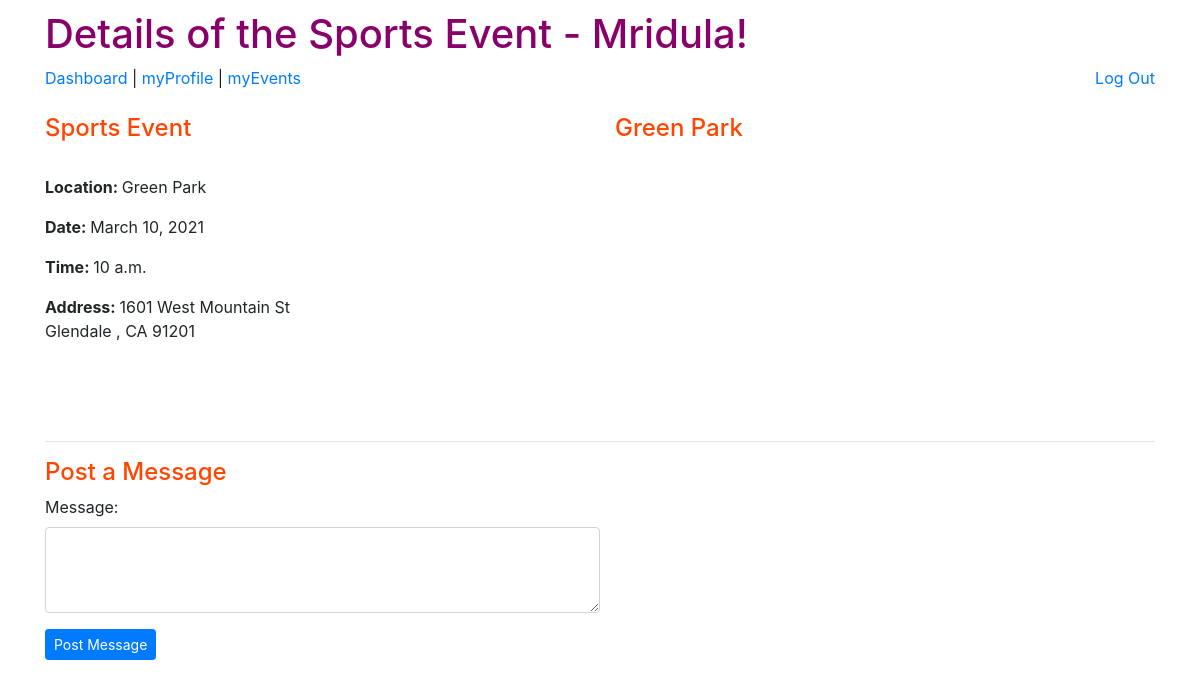
Screenshot of /ABC/1/confirmJoin (signed in) with the database file from the repository.
### group_app/models.py (models this page shows, shortened)
class Event(models.Model):
    event_name = models.CharField(max_length=250)
    location = models.CharField(max_length=250)
    event_date = models.DateField()
    event_time = models.TimeField()
    max_capacity = models.IntegerField()
    current_enrolled = models.IntegerField(default=0)
    action_class_full = models.BooleanField(default=False)
    street_address = models.CharField(max_length=255)
    city = models.CharField(max_length=60)
    state = models.CharField(max_length=2)
    zip_code = models.CharField(max_length=5)
    child_event = models.ManyToManyField(Child, related_name='enrolled_child')
    user_event = models.ManyToManyField(User, related_name='enrolled_user')

class User(models.Model):
    first_name = models.CharField(max_length=60)
    last_name = models.CharField(max_length=60)
    email = models.EmailField(unique=True)
    password = models.CharField(max_length=100)
    created_at = models.DateTimeField(auto_now_add=True)
    updated_at = models.DateTimeField(auto_now=True)
    objects = UserManager()

### group_app/views.py (the view)
# urls.py: path('<int:event_id>/confirmJoin', views.confirmJoin),  #localhost:8000/ABC/<event_id/confirmJoin>
def confirmJoin(request, event_id):
    this_event = Event.objects.filter(id=event_id)  #d_id comes from the urls.py parm.  FILTER is SO important here -do not use GET!
    if len(this_event) != 1:
        return redirect('/ABC/dashboard')
    user = User.objects.get(id=request.session['user_id'])
    context = {
        'one_event': this_event[0],  #need this because it is a list.  grab "value" to initially populate record for the update/view
        'user': user,
        'api_key': settings.SECRET_KEY2,  #if inspect -unfortunately you can still see the key!
        'messages_list': this_event[0].eventmessages_join.all().order_by("-created_at"), #only messages for this SPECIFIC event
    }
    return render(request, 'confirmJoin.html', context)

### group_app/templates/confirmJoin.html (shortened to what this page needs)
<!DOCTYPE html>
<html lang="en">
<head>
    <link href="https://stackpath.bootstrapcdn.com/bootstrap/4.5.0/css/bootstrap.min.css" rel="stylesheet"
>
    {% load static %}
    <link rel="stylesheet" href="{% static 'css/style.css' %}">
</head>
<body>
    <div class="container">
        <h1>Details of the {{ one_event.event_name }} Event - {{ user.first_name }}!</h1>
        <a href="/ABC/dashboard">Dashboard </a> | <a href="/ABC/myProfile">myProfile </a> | <a
            href="/ABC/myEvents">myEvents </a>
            <a class="float-right" href="/ABC/logout">Log Out</a>
            <br><br>
        <div class="row">
            <div class="col" id="left">
                <h4>{{ one_event.event_name }} Event</h4>
                <br>
                <p><strong>Location: </strong> {{ one_event.location }}</p>
                <p><strong>Date: </strong> {{ one_event.event_date }}</p>
                <p><strong>Time: </strong> {{ one_event.event_time }}</p>
                {% if one_event.location != "Zoom Link" %}
                <p><strong>Address: </strong>{{ one_event.street_address }} <br> {{ one_event.city}} , {{ one_event.state}} {{ one_event.zip_code}}</p>
                {%else%}
                <p></p><strong>Address: </strong> ABC ChildCare<br>
                    {{ one_event.street_address }} <br> {{ one_event.city}} , {{ one_event.state}} {{ one_event.zip_code}}</p>
                {%endif%}
                <br>
            </div>
            <div class= "col" id="temp-right">
                {% if one_event.location != "Zoom Link" %}
                <h4>{{ one_event.location }} </h4>
                {%else%}
                <h5>ABC ChildCare virtual Zoom Room</h5>
                {%endif%}
                <div id="map"></div>
                <br>
            </div>
        </div>
            <hr>
            <h4>Post a Message</h4>
            <form action="/ABC/createMessage/{{one_event.id}}" method="POST">
                <div class="form-group">
                    <label for="msg_content">Message:</label>
                    <textarea class="form-control w-50" name="msg_content" id="msg_content"   cols="10" rows="3"></textarea>
                </div>
                <button class="btn btn-sm btn-primary">Post Message</button>
            </form>
            <br>
    </div>
</body>
</html>

### group_app/static/css/style.css (style rules this page uses)
* { margin:0; padding:0; }
h1 { color: rgb(136, 0, 106); }
.container { margin-top:10px; }
#map { height: 250px; width: 100%; text-emphasis-color:bold; }
h4 { color:orangered; }
#temp-right { display:inline-block; vertical-align: top; }

### rows the page displays
Event: event_name "Sports", location "Green Park", event_date "March 10, 2021", event_time "10 a.m.", street_address "1601 West Mountain St", city "Glendale", state "CA", zip_code "91201"
User: first_name "Mridula"
